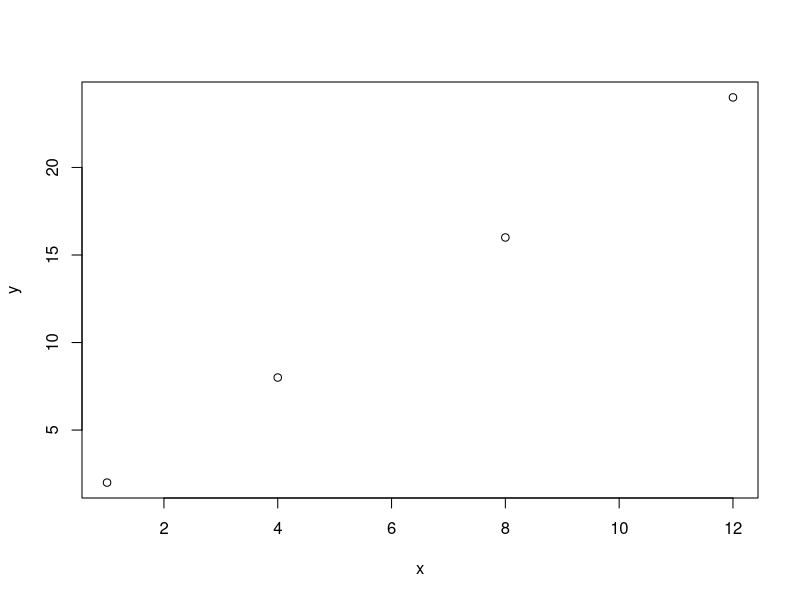
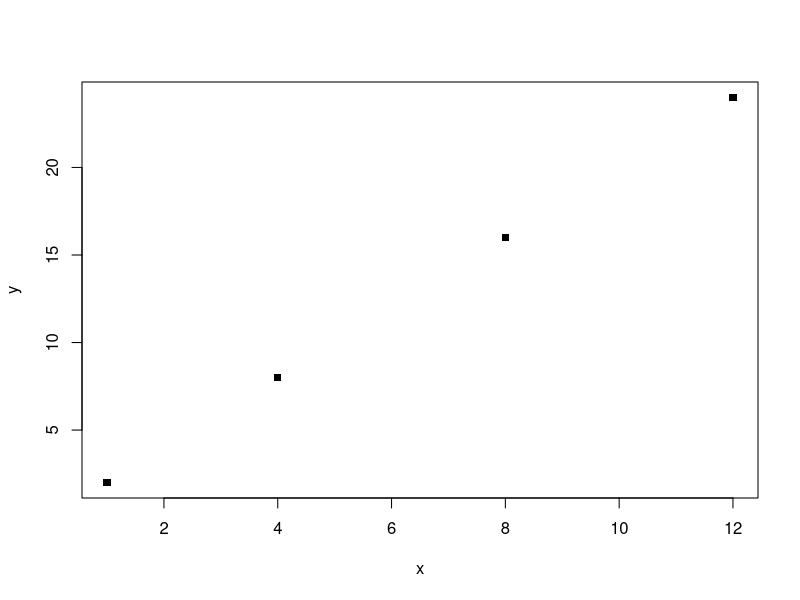

Recreate these plots in R, in order.
# This is an example to practice using version control (Github) by creating a data set and analyzing it.

# Order of events:

# I. Create data set
# II. Produce plot of data set
# III. Commit changes 
# IV. Push to Github


# I. Create data set

x <- c(1,4,8,12)
y <- c(2,8,16,24)


# II. Produce a plot of the data set

plot(x,y)


# III. Commit changes to Github

# Press the Version Control button (green, red, and gray) from the toolbar
# Press commit
# Select the box(es) of the files you'd like to stage
# Write a comment about your edits


# IV. Pull most recent document from Github

# After you pull the most recent changes, push yours

#testing to see how pushing looks on Github interface so making
#some random ass changes

x <- c(1,4,8,12)
y <- c(2,8,16,24)


# II. Produce a plot of the data set

plot(x,y, pch=15)
